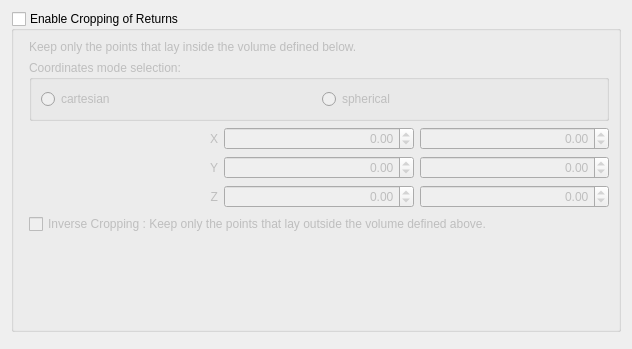
<?xml version="1.0" encoding="UTF-8"?>
<ui version="4.0">
 <class>vvCropReturnsDialog</class>
 <widget class="QDialog" name="vvCropReturnsDialog">
  <property name="geometry">
   <rect>
    <x>0</x>
    <y>0</y>
    <width>632</width>
    <height>349</height>
   </rect>
  </property>
  <property name="windowTitle">
   <string>Crop Returns</string>
  </property>
  <layout class="QGridLayout" name="gridLayout">
   <item row="0" column="0" colspan="2">
    <widget class="QGroupBox" name="CropGroupBox">
     <property name="title">
      <string>Enable Cropping of Returns</string>
     </property>
     <property name="checkable">
      <bool>true</bool>
     </property>
     <property name="checked">
      <bool>false</bool>
     </property>
     <layout class="QFormLayout" name="formLayout">
      <property name="fieldGrowthPolicy">
       <enum>QFormLayout::AllNonFixedFieldsGrow</enum>
      </property>
      <item row="1" column="1">
       <widget class="QLabel" name="label">
        <property name="text">
         <string>Keep only the points that lay inside the volume defined below.</string>
        </property>
       </widget>
      </item>
      <item row="2" column="1">
       <widget class="QGroupBox" name="radioButtonGroupBox">
        <property name="title">
         <string>Coordinates mode selection:</string>
        </property>
        <layout class="QGridLayout" name="radioButtonGroupBoxLayout">
         <item row="1" column="1">
          <widget class="QRadioButton" name="sphericalRadioButton">
           <property name="text">
            <string>spherical</string>
           </property>
          </widget>
         </item>
         <item row="1" column="0">
          <widget class="QRadioButton" name="cartesianRadioButton">
           <property name="text">
            <string>cartesian</string>
           </property>
          </widget>
         </item>
        </layout>
       </widget>
      </item>
      <item row="3" column="1">
       <layout class="QHBoxLayout" name="XLayout">
        <item>
         <widget class="QLabel" name="XLabel">
          <property name="text">
           <string>X</string>
          </property>
          <property name="alignment">
           <set>Qt::AlignRight|Qt::AlignTrailing|Qt::AlignVCenter</set>
          </property>
         </widget>
        </item>
        <item>
         <widget class="QDoubleSpinBox" name="X1SpinBox">
          <property name="alignment">
           <set>Qt::AlignRight|Qt::AlignTrailing|Qt::AlignVCenter</set>
          </property>
          <property name="minimum">
           <double>-300.000000000000000</double>
          </property>
          <property name="maximum">
           <double>300.000000000000000</double>
          </property>
         </widget>
        </item>
        <item>
         <widget class="QDoubleSpinBox" name="X2SpinBox">
          <property name="alignment">
           <set>Qt::AlignRight|Qt::AlignTrailing|Qt::AlignVCenter</set>
          </property>
          <property name="minimum">
           <double>-300.000000000000000</double>
          </property>
          <property name="maximum">
           <double>300.000000000000000</double>
          </property>
         </widget>
        </item>
       </layout>
      </item>
      <item row="4" column="1">
       <layout class="QHBoxLayout" name="YLayout">
        <item>
         <widget class="QLabel" name="YLabel">
          <property name="text">
           <string>Y</string>
          </property>
          <property name="alignment">
           <set>Qt::AlignRight|Qt::AlignTrailing|Qt::AlignVCenter</set>
          </property>
         </widget>
        </item>
        <item>
         <widget class="QDoubleSpinBox" name="Y1SpinBox">
          <property name="alignment">
           <set>Qt::AlignRight|Qt::AlignTrailing|Qt::AlignVCenter</set>
          </property>
          <property name="minimum">
           <double>-300.000000000000000</double>
          </property>
          <property name="maximum">
           <double>300.000000000000000</double>
          </property>
         </widget>
        </item>
        <item>
         <widget class="QDoubleSpinBox" name="Y2SpinBox">
          <property name="alignment">
           <set>Qt::AlignRight|Qt::AlignTrailing|Qt::AlignVCenter</set>
          </property>
          <property name="minimum">
           <double>-300.000000000000000</double>
          </property>
          <property name="maximum">
           <double>300.000000000000000</double>
          </property>
         </widget>
        </item>
       </layout>
      </item>
      <item row="5" column="1">
       <layout class="QHBoxLayout" name="ZLayout">
        <item>
         <widget class="QLabel" name="ZLabel">
          <property name="text">
           <string>Z</string>
          </property>
          <property name="alignment">
           <set>Qt::AlignRight|Qt::AlignTrailing|Qt::AlignVCenter</set>
          </property>
         </widget>
        </item>
        <item>
         <widget class="QDoubleSpinBox" name="Z1SpinBox">
          <property name="alignment">
           <set>Qt::AlignRight|Qt::AlignTrailing|Qt::AlignVCenter</set>
          </property>
          <property name="minimum">
           <double>-300.000000000000000</double>
          </property>
          <property name="maximum">
           <double>300.000000000000000</double>
          </property>
         </widget>
        </item>
        <item>
         <widget class="QDoubleSpinBox" name="Z2SpinBox">
          <property name="alignment">
           <set>Qt::AlignRight|Qt::AlignTrailing|Qt::AlignVCenter</set>
          </property>
          <property name="minimum">
           <double>-300.000000000000000</double>
          </property>
          <property name="maximum">
           <double>300.000000000000000</double>
          </property>
         </widget>
        </item>
       </layout>
      </item>
      <item row="6" column="1">
       <widget class="QCheckBox" name="CropOutsideCheckBox">
        <property name="text">
         <string>Inverse Cropping : Keep only the points that lay outside the volume defined above.</string>
        </property>
       </widget>
      </item>
     </layout>
    </widget>
   </item>
   <item row="1" column="1">
    <widget class="QDialogButtonBox" name="buttonBox">
     <property name="orientation">
      <enum>Qt::Horizontal</enum>
     </property>
     <property name="standardButtons">
      <set>QDialogButtonBox::NoButton</set>
     </property>
    </widget>
   </item>
  </layout>
 </widget>
 <resources/>
 <connections>
  <connection>
   <sender>buttonBox</sender>
   <signal>accepted()</signal>
   <receiver>vvCropReturnsDialog</receiver>
   <slot>accept()</slot>
   <hints>
    <hint type="sourcelabel">
     <x>248</x>
     <y>254</y>
    </hint>
    <hint type="destinationlabel">
     <x>157</x>
     <y>274</y>
    </hint>
   </hints>
  </connection>
  <connection>
   <sender>buttonBox</sender>
   <signal>rejected()</signal>
   <receiver>vvCropReturnsDialog</receiver>
   <slot>reject()</slot>
   <hints>
    <hint type="sourcelabel">
     <x>316</x>
     <y>260</y>
    </hint>
    <hint type="destinationlabel">
     <x>286</x>
     <y>274</y>
    </hint>
   </hints>
  </connection>
 </connections>
</ui>
